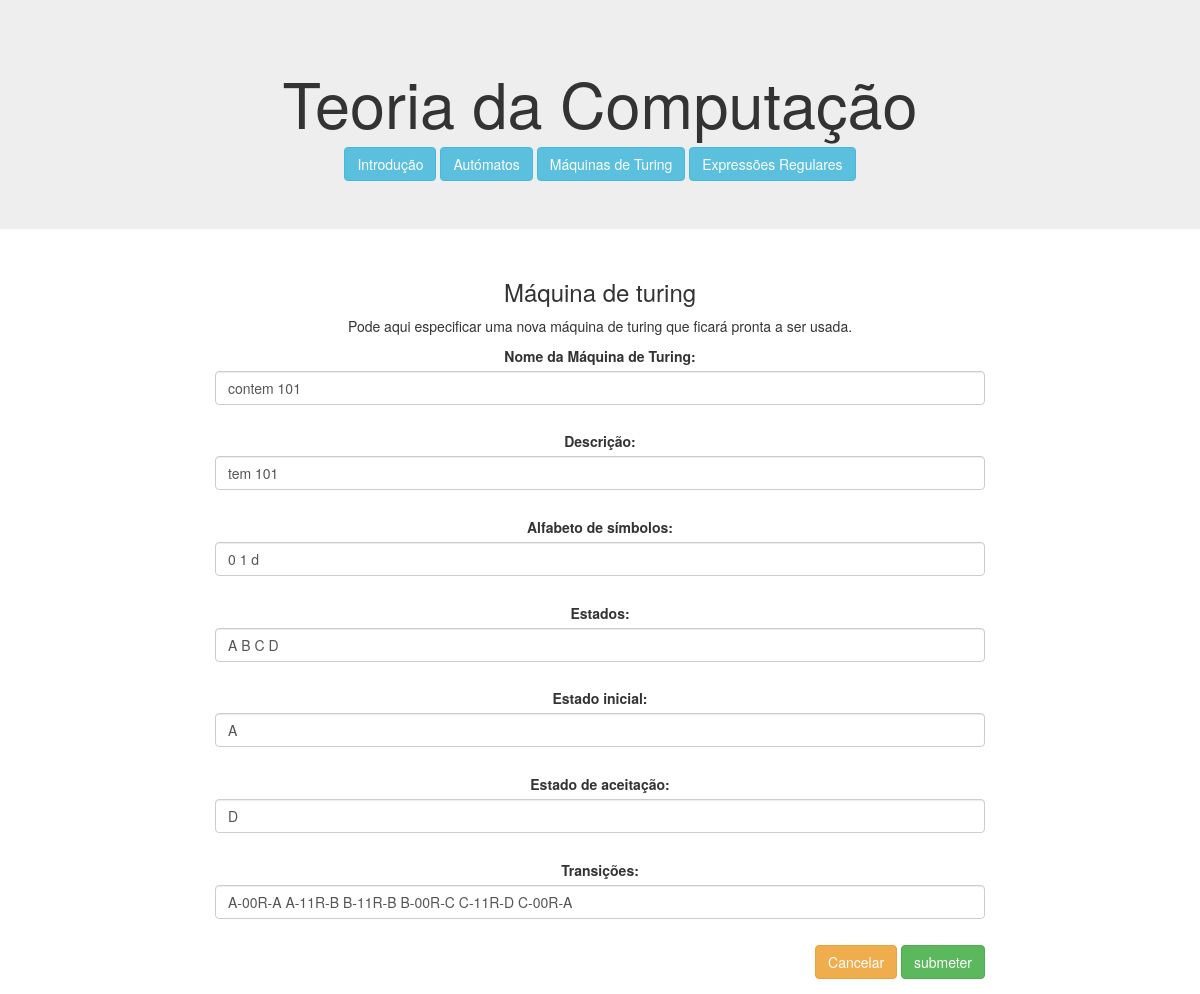
The app's page /edita_maquina/7/ with its own data.
### computacao/models.py (models this page shows, shortened)
class MaquinaTuring(models.Model):
    nome = models.CharField(max_length=100)
    descricao = models.CharField(max_length=100)
    alfabeto = models.CharField(max_length=100)
    estados = models.CharField(max_length=100)
    estadoInicial = models.CharField(max_length=100)
    estadosDeAceitacao = models.CharField(max_length=100)
    dicionarioTransicoes = models.CharField(max_length=100)
    diagrama = models.CharField(max_length=100)

### computacao/views.py (the view)
# urls.py: path('edita_maquina/<int:maquina_id>/', views.edita_maquina, name='edita_maquina'),
def edita_maquina(request, maquina_id):
    instance = MaquinaTuring.objects.get(id=maquina_id)
    form = TuringForm(request.POST or None, instance=instance)
    if form.is_valid():
        a = form.save()
        a.desenha_diagrama()
        a.save()
        return HttpResponseRedirect(reverse('computacao:turing'))
    context = {'form': form, 'maquina_id':maquina_id}
    return render(request, 'computacao/edita_maquina.html', context)

### computacao/templates/computacao/edita_maquina.html (shortened to what this page needs)
{% extends 'computacao/layout.html' %}
{% block main %}
<main class="col-sm-12">
        <h3>Máquina de turing</h3>
        <p>Pode aqui especificar uma nova máquina de turing que ficará pronta a ser usada.</p>
        <form class="form-group" action="{% url 'computacao:edita_maquina' maquina_id %}" method="POST">
            {{ form.as_p }}
            <div class="text-right">
                <a href="{% url 'computacao:turing' %}" role="button" class="btn btn-warning">Cancelar</a>
                <input type="submit" class="btn btn-success" value="submeter">
            </div>
        </form>
    </main>
{% endblock main %}

### computacao/static/computacao/style.css (style rules this page uses)
.form-control { display:inline-block; }

### records on screen
MaquinaTuring: nome "contem 101", descricao "tem 101", alfabeto "0 1 d", estados "A B C D", estadoInicial "A", estadosDeAceitacao "D", dicionarioTransicoes "A-00R-A A-11R-B B-11R-B B-00R-C C-11R-D C-00R-A"
